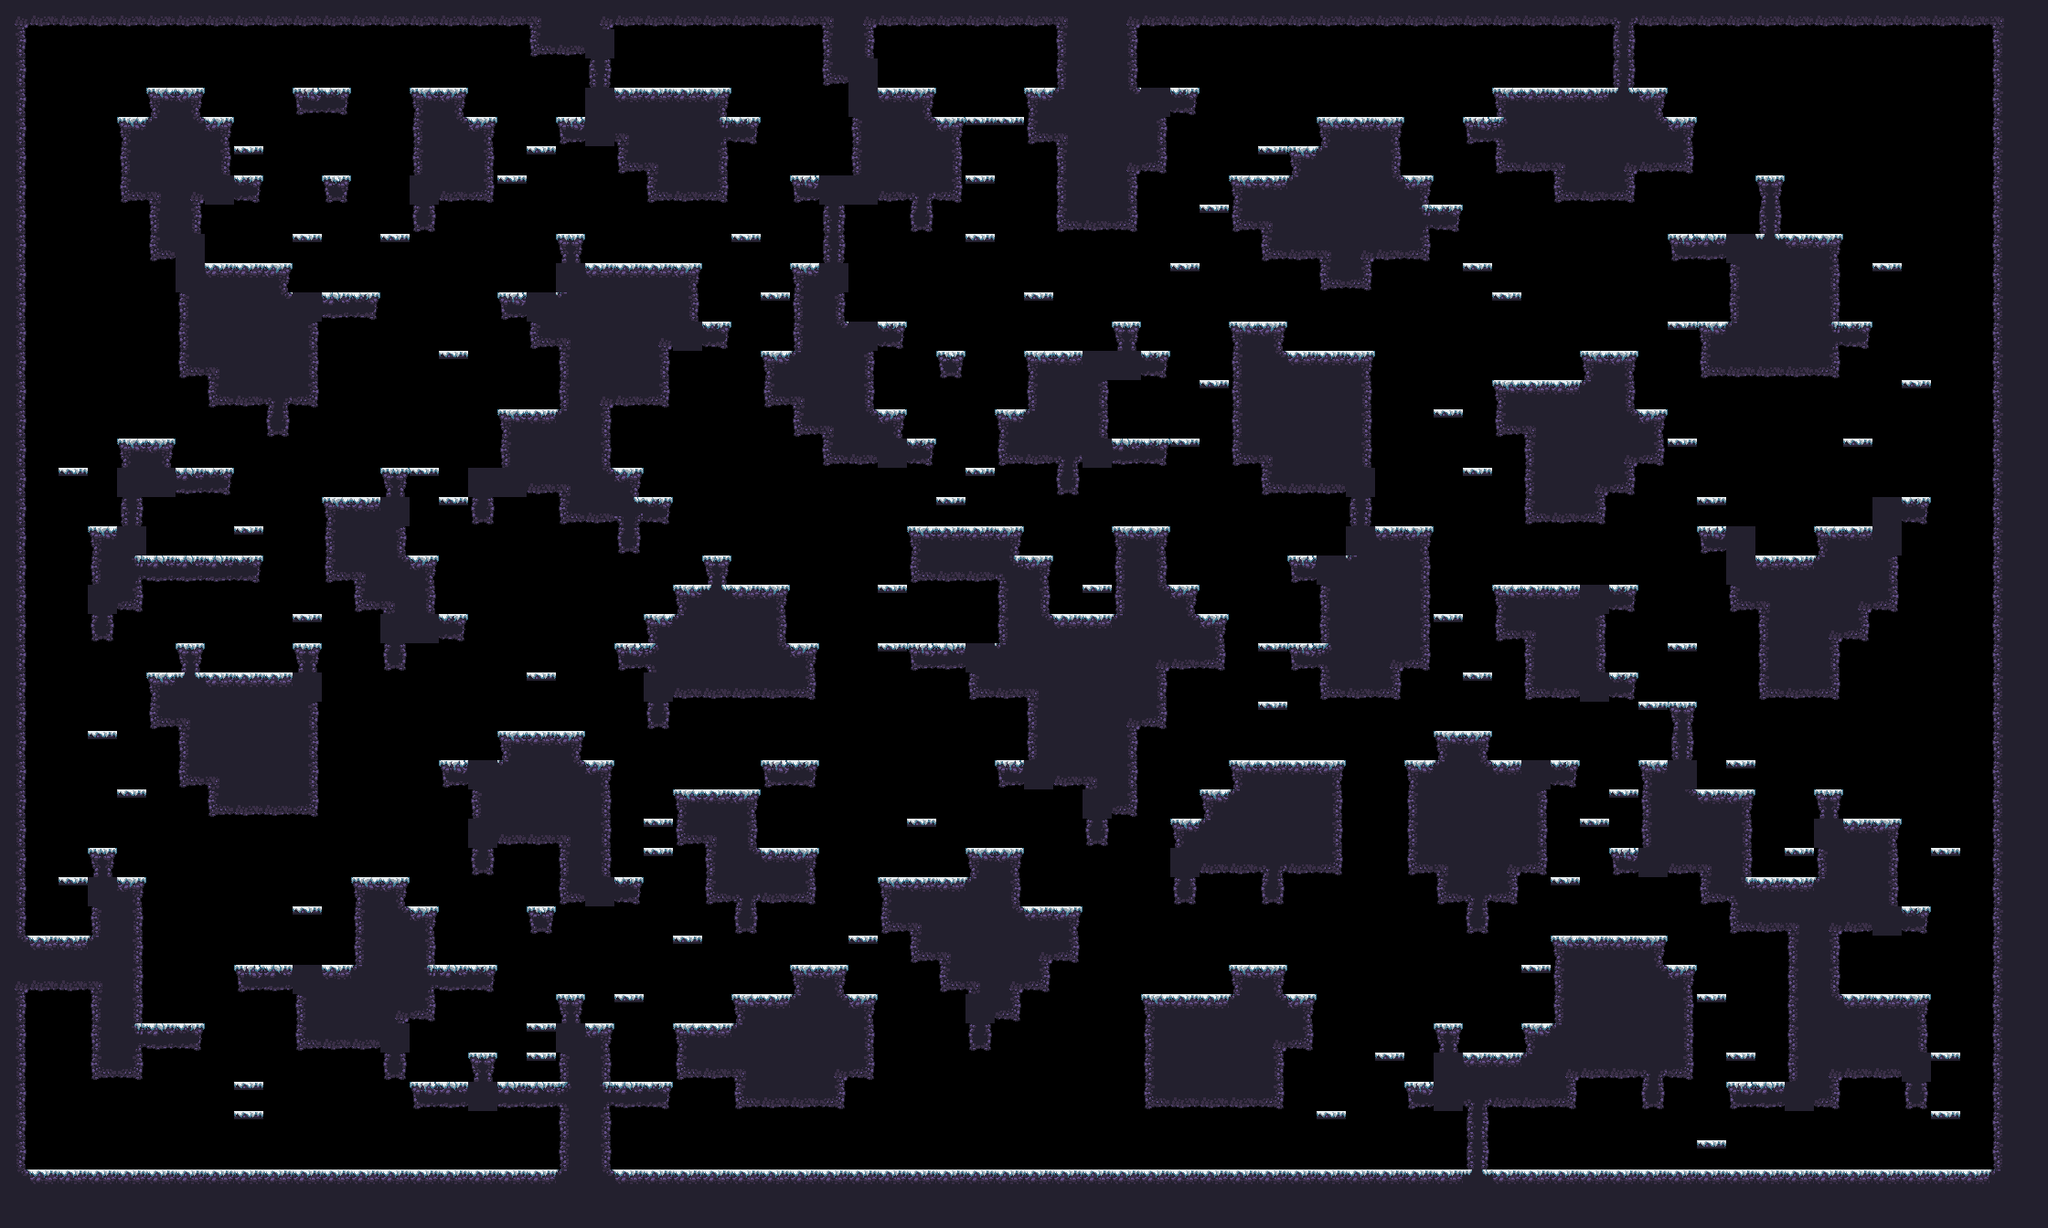

Rendered tile map (Tiled .tmx) drawn with the repository's tilesets; below, a short description and the map source with its tile grids summarised:
An orthogonal 70x42 tile map with 32x32 px tiles, 1 tile layer (main) and 17 objects (9x spawn, spawnPlayer0, spawnCrown0, spawnPlayer1, spawnCrown1, ...).

<map compressionlevel="0" height="42" infinite="0" nextlayerid="3" nextobjectid="4" orientation="orthogonal" renderorder="right-down" tiledversion="1.3.2" tileheight="32" tilewidth="32" version="1.2" width="70">
 <tileset firstgid="1" source="forest_winter_tile_set.tsx" />
 <layer height="42" id="1" name="main" width="70">
  <data>[2940 cells, 1317 non-empty, 27 distinct tile ids]</data>
 </layer>
 <objectgroup id="2" name="objects"><object id="1" name="spawnPlayer0" x="320" y="240.0" /><object id="2" name="spawnCrown0" x="256" y="80.0" /><object id="3" name="spawnPlayer1" x="1920" y="144.0" /><object id="4" name="spawnCrown1" x="2016" y="208.0" /><object id="5" name="spawnPlayer2" x="64" y="1232.0" /><object id="6" name="spawnCrown2" x="128" y="1232.0" /><object id="7" name="spawnPlayer3" x="2144" y="1232.0" /><object id="8" name="spawnCrown3" x="2048" y="1232.0" /><object id="9" name="spawn" x="2144" y="1232.0" /><object id="10" name="spawn" x="1920" y="1136.0" /><object id="11" name="spawn" x="1152" y="944.0" /><object id="12" name="spawn" x="1024" y="1232.0" /><object id="13" name="spawn" x="1248" y="304.0" /><object id="14" name="spawn" x="1536" y="1136.0" /><object id="15" name="spawn" x="2112" y="944.0" /><object id="16" name="spawn" x="256" y="688.0" /><object id="17" name="spawn" x="224" y="1072.0" /></objectgroup></map>
